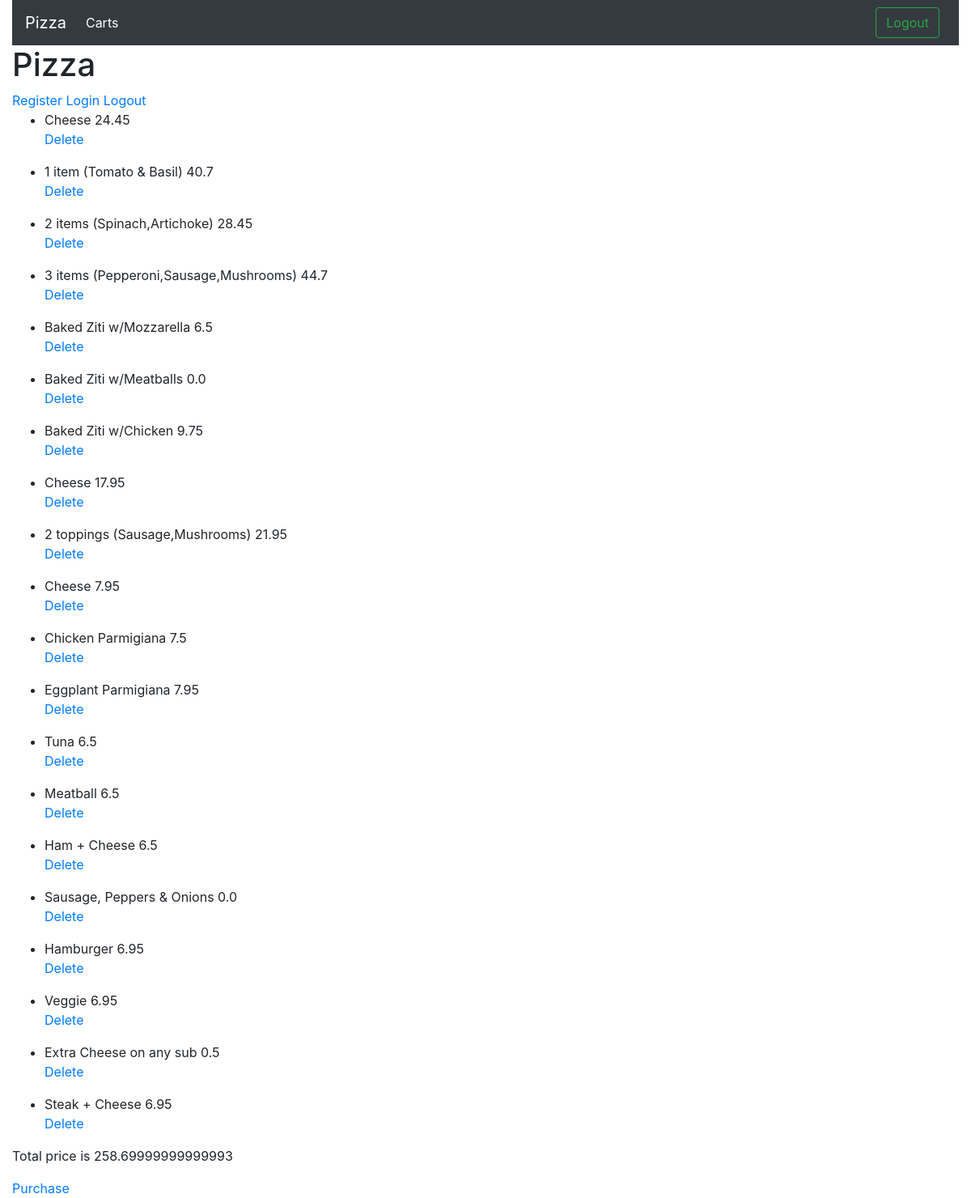
The page /carts (signed in) on the database its author committed.
### pizza/models.py (models this page shows, shortened)
class Order(models.Model):
    item = models.TextField()
    user = models.ForeignKey(User, on_delete=models.CASCADE)
    price = models.FloatField(default=0.0)
    topping = models.ManyToManyField(Topping, blank=True, related_name='topping')

### pizza/views.py (the view)
# urls.py: path("carts", views.carts, name='carts'),
def carts(request):
    if not request.user.is_authenticated:
        return render(request, "pizza/login.html", {"message":None})
    shopping = Order.objects.filter(user=request.user)
    total_price = sum(float(i.price) for i in shopping)
    food = [([i.item, i.price], i.id) for i in shopping]
    context = {
        'food': food,
        'price': total_price
    }
    return render(request, "pizza/cart.html", context)

### pizza/templates/pizza/cart.html (shortened to what this page needs)
{% extends "pizza/layout.html" %}
{% block body %}
    <h1>Pizza</h1>
    <div id="carts">
        <a href="{% url 'register' %}">Register</a>
        <a href="{% url 'signin' %}">Login</a>
        <a href="{% url 'signout' %}">Logout</a>
            {% for item in food %}
            <ul>
                <li><span>{{ item.0.0 }}</span>  <span>{{ item.0.1 }}</span></li>
                <a href="{% url 'delete' item.1 %}">Delete</a>
            </ul>
            {% endfor %}
            <p>Total price is {{ price }}</p>
            <a href="{% url 'purchasing' %}">Purchase</a>
    </div>
{% endblock %}

### rows shown on the page
Order: item "Cheese", price "24.45"
Order: item "1 item (Tomato & Basil)", price "40.7"
Order: item "2 items (Spinach,Artichoke)", price "28.45"
Order: item "3 items (Pepperoni,Sausage,Mushrooms)", price "44.7"
Order: item "Baked Ziti w/Mozzarella", price "6.5"
Order: item "Baked Ziti w/Meatballs", price "0.0"
Order: item "Baked Ziti w/Chicken", price "9.75"
Order: item "Cheese", price "17.95"
Order: item "2 toppings (Sausage,Mushrooms)", price "21.95"
Order: item "Cheese", price "7.95"
Order: item "Chicken Parmigiana", price "7.5"
Order: item "Eggplant Parmigiana", price "7.95"
Order: item "Tuna", price "6.5"
Order: item "Meatball", price "6.5"
Order: item "Ham + Cheese", price "6.5"
Order: item "Sausage, Peppers & Onions", price "0.0"
Order: item "Hamburger", price "6.95"
Order: item "Veggie", price "6.95"
Order: item "Extra Cheese on any sub", price "0.5"
Order: item "Steak + Cheese", price "6.95"

### other values the page prints
{{ price }} "258.69999999999993"
